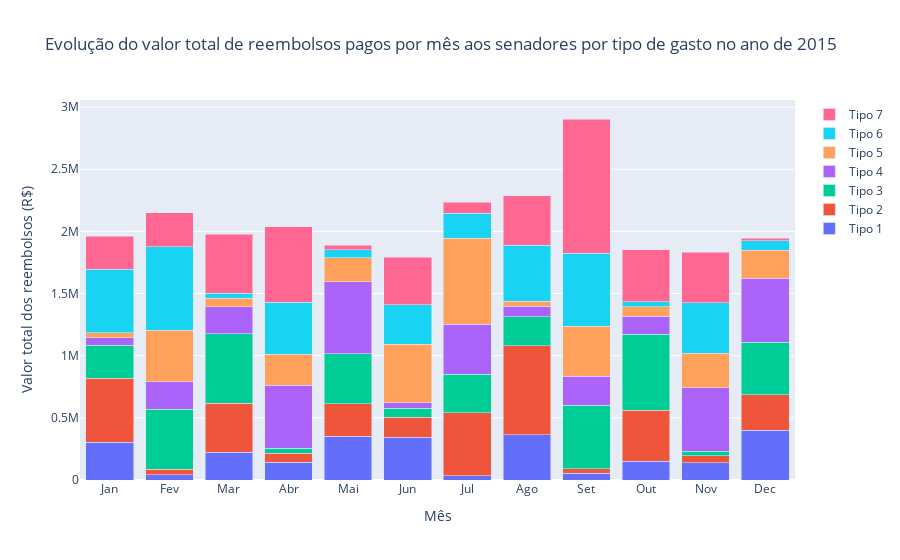

This figure's notebook cell:
### Code cell
months = ['Jan', 'Fev', 'Mar', 'Abr', 'Mai', 'Jun', 'Jul', 'Ago', 'Set', 'Out', 'Nov', 'Dec']

bar1 = go.Bar(x = months, y = df.groupby(['MES', 'TIPO_DESPESA'])['VALOR_REEMBOLSADO'].sum()[:12], name = "Tipo 1")
bar2 = go.Bar(x = months, y = df.groupby(['MES', 'TIPO_DESPESA'])['VALOR_REEMBOLSADO'].sum()[12:24], name = "Tipo 2")
bar3 = go.Bar(x = months, y = df.groupby(['MES', 'TIPO_DESPESA'])['VALOR_REEMBOLSADO'].sum()[24:36], name = "Tipo 3")
bar4 = go.Bar(x = months, y = df.groupby(['MES', 'TIPO_DESPESA'])['VALOR_REEMBOLSADO'].sum()[36:48], name = "Tipo 4")
bar5 = go.Bar(x = months, y = df.groupby(['MES', 'TIPO_DESPESA'])['VALOR_REEMBOLSADO'].sum()[48:60], name = "Tipo 5")
bar6 = go.Bar(x = months, y = df.groupby(['MES', 'TIPO_DESPESA'])['VALOR_REEMBOLSADO'].sum()[60:72], name = "Tipo 6")
bar7 = go.Bar(x = months, y = df.groupby(['MES', 'TIPO_DESPESA'])['VALOR_REEMBOLSADO'].sum()[72:], name = "Tipo 7")
data = [bar1, bar2, bar3, bar4, bar5, bar6, bar7]
layout = go.Layout(title = 'Evolução do valor total de reembolsos pagos por mês aos senadores por tipo de gasto no ano de 2015', yaxis = {'title': 'Valor total dos reembolsos (R$)'}, xaxis = {'title': 'Mês'}, barmode = 'stack')
fig = go.Figure(data = data, layout = layout)
py.iplot(fig)

### Figure 1 — Plotly figure (JSON) as saved in the notebook; plotly's stock layout.template omitted (floating-point values rounded to 4 significant figures)
{"data": [{"name": "Tipo 1", "type": "bar", "x": ["Jan", "Fev", "Mar", "Abr", "Mai", "Jun", "Jul", "Ago", "Set", "Out", "Nov", "Dec"], "y": [304000.0, 43000.0, 223600.0, 142900.0, 351600.0, 345200.0, 35530.0, 362253, 52500.0, 152800.0, 137500.0, 401900.0]}, {"name": "Tipo 2", "type": "bar", "x": ["Jan", "Fev", "Mar", "Abr", "Mai", "Jun", "Jul", "Ago", "Set", "Out", "Nov", "Dec"], "y": [513700.0, 42060.0, 394500.0, 70800.0, 262000.0, 160800.0, 506700.0, 717500.0, 39150.0, 407300.0, 57270.0, 284000.0]}, {"name": "Tipo 3", "type": "bar", "x": ["Jan", "Fev", "Mar", "Abr", "Mai", "Jun", "Jul", "Ago", "Set", "Out", "Nov", "Dec"], "y": [265000.0, 485700.0, 558800.0, 40640.0, 403200.0, 72840.0, 307900.0, 233500.0, 508400.0, 614100.0, 34740.0, 423400.0]}, {"name": "Tipo 4", "type": "bar", "x": ["Jan", "Fev", "Mar", "Abr", "Mai", "Jun", "Jul", "Ago", "Set", "Out", "Nov", "Dec"], "y": [60480.0, 219200.0, 218900.0, 508100.0, 579800.0, 40890.0, 403000.0, 82730.0, 234600.0, 144700.0, 514000.0, 512900.0]}, {"name": "Tipo 5", "type": "bar", "x": ["Jan", "Fev", "Mar", "Abr", "Mai", "Jun", "Jul", "Ago", "Set", "Out", "Nov", "Dec"], "y": [41370.0, 414800.0, 65150.0, 250400.0, 192700.0, 473600.0, 691100.0, 41080.0, 403700.0, 73720.0, 277900.0, 226026]}, {"name": "Tipo 6", "type": "bar", "x": ["Jan", "Fev", "Mar", "Abr", "Mai", "Jun", "Jul", "Ago", "Set", "Out", "Nov", "Dec"], "y": [509600.0, 672200.0, 39650.0, 415400.0, 63820.0, 316200.0, 201200.0, 452000.0, 586100.0, 40950.0, 403400.0, 77200.0]}, {"name": "Tipo 7", "type": "bar", "x": ["Jan", "Fev", "Mar", "Abr", "Mai", "Jun", "Jul", "Ago", "Set", "Out", "Nov", "Dec"], "y": [268400.0, 273000.0, 475400.0, 607700.0, 34090.0, 382700.0, 88910.0, 398500.0, 1080000.0, 417400.0, 407500.0, 21300.0]}], "layout": {"barmode": "stack", "title": {"text": "Evolução do valor total de reembolsos pagos por mês aos senadores por tipo de gasto no ano de 2015"}, "xaxis": {"title": {"text": "Mês"}}, "yaxis": {"title": {"text": "Valor total dos reembolsos (R$)"}}}}
